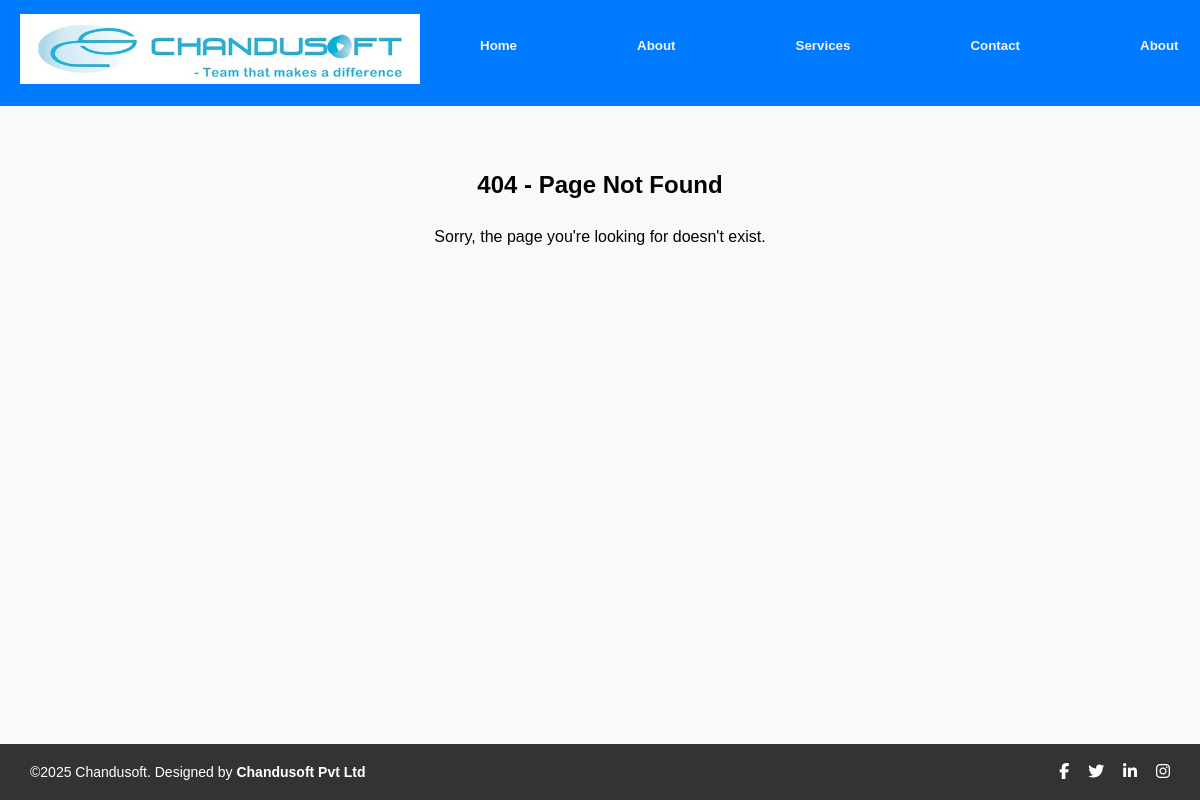
Before: /index.php?page=about-us with the older database file.
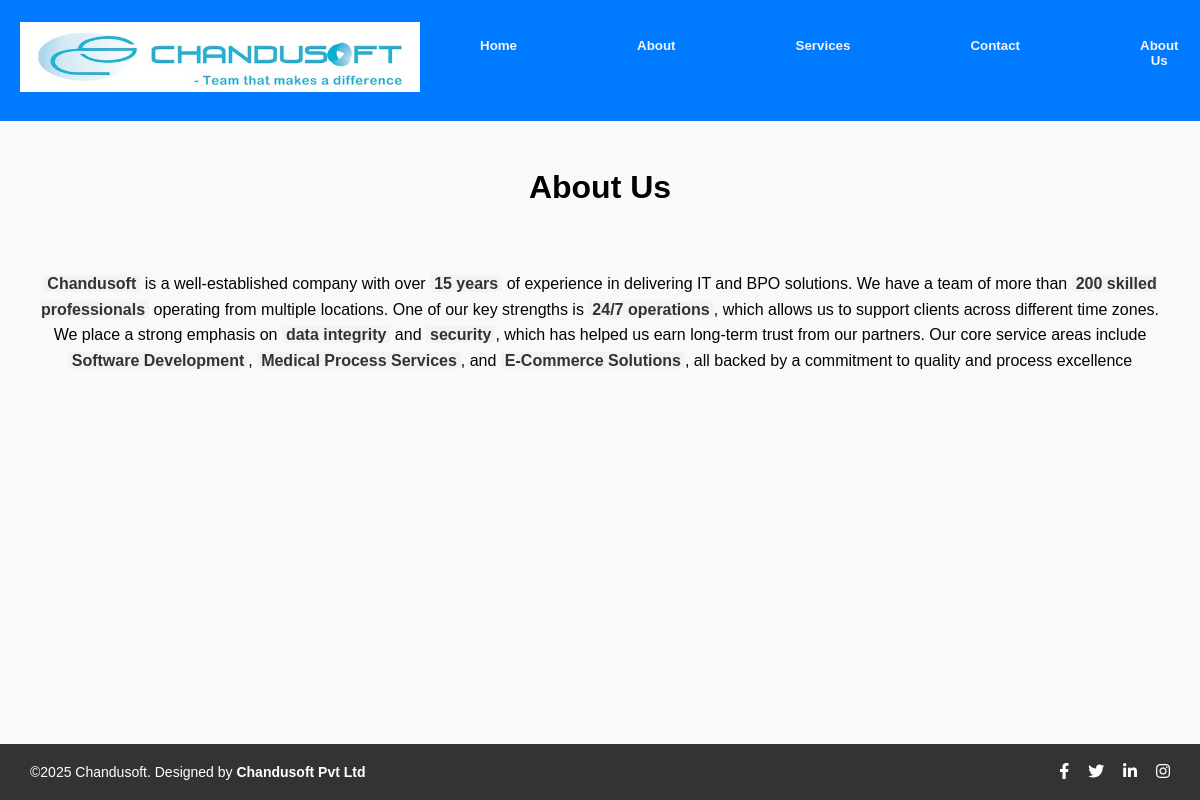
After: the same page with the newer database file.
### tables this page shows
CREATE TABLE `pages` (
  `id` int NOT NULL AUTO_INCREMENT,
  `title` varchar(255) DEFAULT NULL,
  `slug` varchar(255) DEFAULT NULL,
  `status` enum('published','draft','archived') DEFAULT NULL,
  `updated_at` datetime DEFAULT NULL,
  `content_html` text,
  PRIMARY KEY (`id`)
);

### views/layout.php (the view)
<div class="container">
    <h1><?= htmlspecialchars($page['title']) ?></h1>
    <div class="page-content">
        <?= $page['content_html'] ?>
    </div>
</div>

### index.php (shortened to what this page needs)
<?php
require 'db.php';
$pageSlug = $_GET['page'] ?? null;
?>
<!DOCTYPE html>
<html lang="en">
<head>
    <link rel="stylesheet" href="styles.css">
    <link rel="stylesheet" href="https://cdnjs.cloudflare.com/ajax/libs/font-awesome/6.5.0/css/all.min.css">
</head>
<body>
    <?php include("header.php"); ?>
    <main>
        <?php
        if ($pageSlug) {
            try {
                $stmt = $pdo->prepare("SELECT * FROM pages WHERE slug = ? AND LOWER(status) = 'published'");
                $stmt->execute([$pageSlug]);
                $page = $stmt->fetch(PDO::FETCH_ASSOC);
                if ($page) {
                    include("views/layout.php");
                } else {
                    include("views/404.php");
                }
            } catch (PDOException $e) {
                error_log($e->getMessage(), 3, 'error_log.txt');
                echo "An error occurred. Please try again later.";
            }
        }
        ?>
    </main>
    <?php include("footer.php"); ?>
</body>
</html>

### header.php
<?php
require 'db.php';
$stmt = $pdo->query("SELECT title, slug FROM pages WHERE LOWER(status) = 'published' ORDER BY updated_at DESC");
$publishedPages = $stmt->fetchAll(PDO::FETCH_ASSOC);
?>
<header>
    <div class="logo">
        <a href="index.php">
            <img src="/images/logo.jpg" title="Chandusoft Technologies" width="400" height="70">
        </a>
    </div>
    <nav>
        <a href="index.php"><button><b>Home</b></button></a>
        <a href="about.php"><button><b>About</b></button></a>
        <a href="services.php"><button><b>Services</b></button></a>
        <a href="contact.php"><button><b>Contact</b></button></a>
        <?php foreach ($publishedPages as $page): ?>
            <a href="index.php?page=<?= urlencode($page['slug']) ?>">
                <button><b><?= htmlspecialchars($page['title']) ?></b></button>
            </a>
        <?php endforeach; ?>
    </nav>
</header>

### views/404.php
<main>
    <section class="error-404">
        <h2>404 - Page Not Found</h2>
        <p>Sorry, the page you're looking for doesn't exist.</p>
    </section>
</main>

### footer.php
<footer>
    <p>©2025 Chandusoft. Designed by <b>Chandusoft Pvt Ltd</b></p>
    <div class="social-icons">
        <a href="https://www.facebook.com/YourPage" target="_blank"><i class="fab fa-facebook-f"></i></a>
        <a href="https://twitter.com/YourPage" target="_blank"><i class="fab fa-twitter"></i></a>
        <a href="https://www.linkedin.com/company/YourPage" target="_blank"><i class="fab fa-linkedin-in"></i></a>
        <a href="https://www.instagram.com/YourPage" target="_blank"><i class="fab fa-instagram"></i></a>
    </div>
</footer>

### styles.css (style rules this page uses)
body { font-family: Arial, Helvetica, sans-serif; color: #030303; background-color: #f9f9f9; line-height: 1.6; margin: 0; padding: 0; display: flex; flex-direction: column; min-height: 100vh; }
main { flex: 1; padding: 20px; text-align: center; }
header { display: flex; justify-content: space-between; background-color: #007BFF; padding: 3px 5px; align-items: center; }
.logo img { width: 400px; height: 70px; }
nav { display: flex; gap: 15px; }
nav a { text-decoration: none; }
nav button { background-color: #007BFF; color: white; padding: 10px 20px; text-decoration: none; border-radius: 5px; border: 1px solid #007BFF; transition: background-color 0.3s ease; }
main { padding: 20px; text-align: center; }
footer { text-align: center; background-color: #333; color: white; padding: 10px 0; margin-top: auto; font-size: 14px; }
nav { display: flex; justify-content: center; background-color: #007BFF; padding: 1px 0; gap: 15px; }
nav button { display: inline-block; background-color: #007BFF; color: rgb(244, 244, 247); padding: 10px 20px; text-decoration: none; border-radius: 5px; border: 1px solid #007BFF; transition: all 0.3s ease; }
nav a { display: inline-block; padding: 10px 20px; margin: 5px; background-color: #007BFF; color: white text-decoration: none; border-radius: 5px; font-weight: bold; transition: background-color 0.3s ease; }
nav a { display: inline-block; padding: 10px 18px; margin: 5px; background-color: #007BFF; color: white; text-decoration: none; border-radius: 5px; border: 1px solid #007BFF; font-weight: weight; transition: background-color 0.3s ease; }
.highlight { font-weight: bold; color: #333; background-color: #f2f3f5; padding: 0px 4px; border-radius: 4px; }
input, textarea, button { width: 100%; padding: 10px; margin-bottom: 15px; border: 1px solid #ccc; border-radius: 5px; }
button { background-color: #007BFF; color: rgb(31, 95, 231); border: none; cursor: pointer; }
footer { background: #333; color: #fff; padding: 15px 30px; display: flex; justify-content: space-between; align-items: center; }
footer p { margin: 0; font-size: 14px; }
footer p b { font-weight: bold; }
.social-icons a { color: #fff; margin-left: 15px; font-size: 16px; text-decoration: none; transition: color 0.3s; }
header { background-color: #007bff; padding: 10px 20px; display: flex; align-items: center; justify-content: space-between; }
.logo img { height: 70px; }
nav a { color: white; margin-left: 20px; text-decoration: none; font-weight: bold; }

Changed rows visible on the page:
added pages: title "About Us", content_html "Chandusoft is a well-established company with over 15 years of experience in delivering IT and BPO solutions. We have a team of more than 200 skilled professionals operating from multiple locations. One of our key strengths is 24/7 operations , which allows us to support clients across different time zones. We place a strong emphasis on data integrity and security , which has helped us earn long-term trust from our partners. Our core service areas include Software Development , Medical Process Services , and E-Commerce Solutions , all backed by a commitment to quality and process excellence"
Other visible differences:
new list line: "About Us"
list line gone: "About"
text no longer shown: "404 - Page Not Found Sorry, the page you're looking for doesn't exist."
